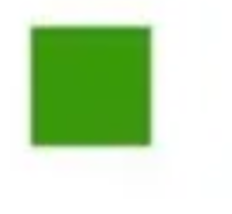
#> input picture data/square.PNG, 232 x 214 px, found by its file name
$ jupyter execute 4_simple_classifier.ipynb
#> lines starting #> are read from the running program, lines starting #| are printed output that depends on the picture; after the words box and inside, x2 and y2 are one past the last pixel; in counts of white or black regions, pixels touching at a corner belong together; long printed decimals are rounded
# Simple classifier

[cell 1]
# Imports
import cv2
import numpy as np
import matplotlib.pyplot as plt

[cell 2]
# Load Images
image = cv2.imread('../../data/square.png')
#> image is the input picture: shape (214, 232, 3); mean B, G, R 183.7, 224.2, 197.2
plt.imshow(image)
plt.show()

Feature extraction

[cell 3]
# Converting RGB image to grayscale
gray = cv2.cvtColor(image, cv2.COLOR_BGR2GRAY)
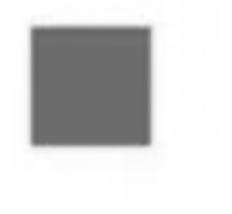
#> gray: shape (214, 232); min 100, max 255, mean 211.5

# Compute edges
canny = cv2.Canny(gray, 50, 100)
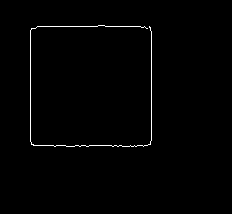
#> canny: shape (214, 232); 0.95% white in thin lines or dots, all inside (x1, y1, x2, y2) = (30, 25, 152, 147)
plt.imshow(canny)

# Search Houghlines
lines = cv2.HoughLines(canny, 10, np.pi*10/180, 100)
#> lines = [[30, 1.57], [150, 0], [30, 0], [150, 1.57]]
print(lines)
#| [[[ 30.          1.571]]
#|  [[150.          0.       ]]
#|  [[ 30.          0.       ]]
#|  [[150.          1.571]]]

$ run again, with data/3teeth_direction1.png copied over data/square.PNG
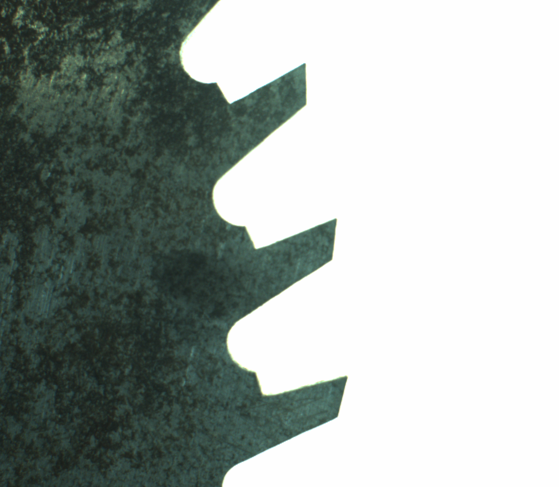
#> input picture data/3teeth_direction1.png, 559 x 487 px, found by its file name
#> image is the input picture: shape (487, 559, 3); mean B, G, R 164.6, 168.6, 160.8
#> `canny = cv2.Canny(gray, 50, 100)`:
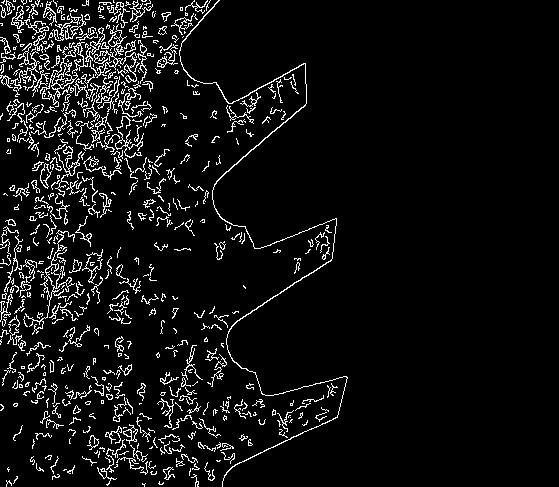
#> canny: shape (487, 559); 6.4% white in thin lines or dots, all inside (x1, y1, x2, y2) = (0, 0, 348, 487)
#> lines = 90 rows, first 8: [60, 0], [120, 0], [-10, 2.97], [40, 0], [100, 0.175], [-50, 2.97], [130, 0.349], [20, 0]
#| [[[ 6.0000000e+01  0.0000000e+00]]
#|  [[ 1.2000000e+02  0.0000000e+00]]
#|  [[-1.0000000e+01  2.9670596e+00]]
#|  [[ 4.0000000e+01  0.0000000e+00]]
#|  [[ 1.0000000e+02  1.7453292e-01]]
#|  [[-5.0000000e+01  2.9670596e+00]]
#> (further printed lines are left out)

$ run again, with data/3teeth_direction2.PNG copied over data/square.PNG
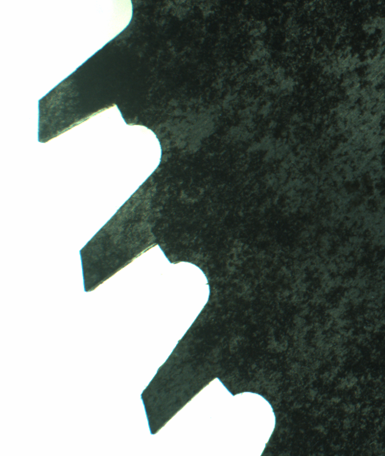
#> input picture data/3teeth_direction2.PNG, 385 x 456 px, found by its file name
#> image is the input picture: shape (456, 385, 3); mean B, G, R 123.1, 128.1, 120.2
#> `canny = cv2.Canny(gray, 50, 100)`:
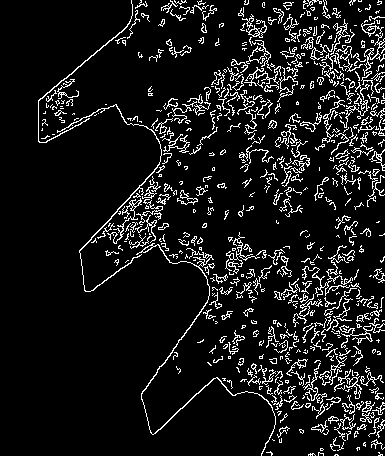
#> canny: shape (456, 385); 9.5% white in thin lines or dots
#> lines = 92 rows, first 8: [340, 0], [380, 0.175], [-200, 2.79], [-250, 2.97], [360, 0], [-300, 2.97], [10, 2.44], [280, 0]
#| [[[ 3.4000000e+02  0.0000000e+00]]
#|  [[ 3.8000000e+02  1.7453292e-01]]
#|  [[-2.0000000e+02  2.7925267e+00]]
#|  [[-2.5000000e+02  2.9670596e+00]]
#|  [[ 3.6000000e+02  0.0000000e+00]]
#|  [[-3.0000000e+02  2.9670596e+00]]
#> (further printed lines are left out)

$ run again, with data/5teeth.png copied over data/square.PNG
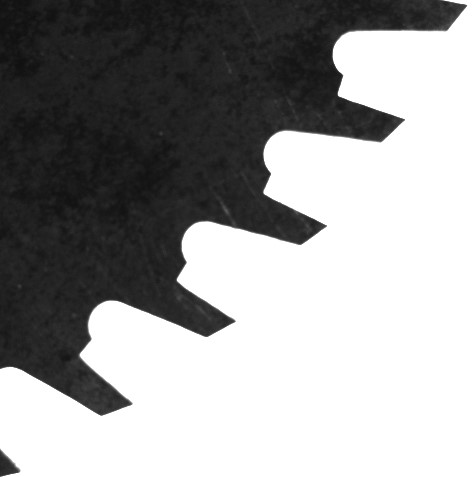
#> input picture data/5teeth.png, 476 x 477 px, found by its file name
#> image is the input picture: shape (477, 476, 3); min 14, max 255, mean 155.7
#> `canny = cv2.Canny(gray, 50, 100)`:
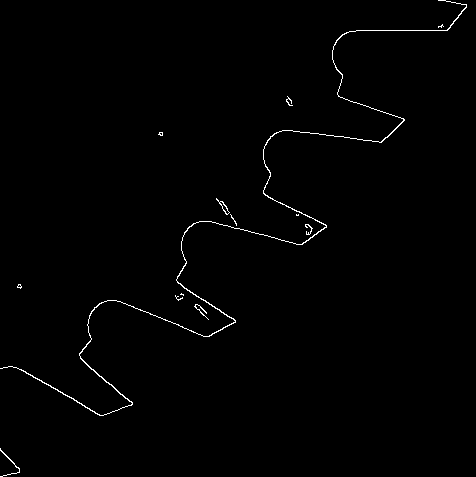
#> canny: shape (477, 476); 0.78% white in thin lines or dots
#> lines = 24 rows, first 8: [300, 0.873], [310, 0.698], [360, 0.698], [350, 0.873], [370, 0.873], [310, 2.09], [380, 0.698], [360, 1.05]
#| [[[ 3.0000000e+02  8.7266457e-01]]
#|  [[ 3.1000000e+02  6.9813168e-01]]
#|  [[ 3.6000000e+02  6.9813168e-01]]
#|  [[ 3.5000000e+02  8.7266457e-01]]
#|  [[ 3.7000000e+02  8.7266457e-01]]
#|  [[ 3.1000000e+02  2.0943952e+00]]
#> (further printed lines are left out)
